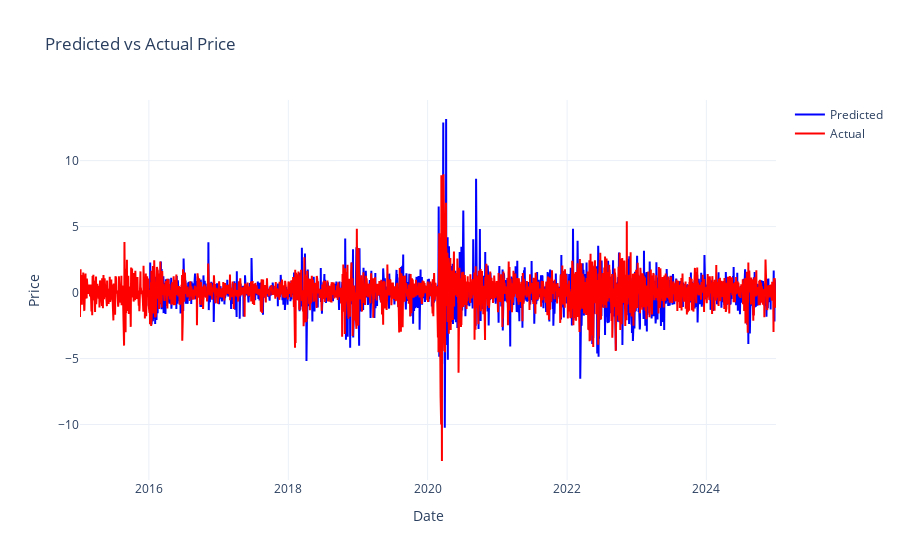

Here is the notebook cell this chart was saved with:
### Code cell
plots.actual_vs_predicted_time_series_plot(
  snp_tgarch,
  actual_col_name="log_returns",
  predicted_col_name="forecasted_log_return",
  var_name="Price"
)

### Figure 1 — Plotly figure (JSON) as saved in the notebook; plotly's stock layout.template omitted (floating-point values rounded to 4 significant figures; data arrays with more than 128 entries replaced by an {"elided": "..."} marker saying what was removed)
{"data": [{"line": {"color": "blue"}, "mode": "lines", "name": "Predicted", "type": "scatter", "x": {"elided": "2515 str values"}, "y": {"elided": "2515 float values"}}, {"line": {"color": "red"}, "mode": "lines", "name": "Actual", "type": "scatter", "x": {"elided": "2515 str values"}, "y": {"elided": "2515 float values"}}], "layout": {"title": {"text": "Predicted vs Actual Price"}, "xaxis": {"title": {"text": "Date"}}, "yaxis": {"title": {"text": "Price"}}}}
